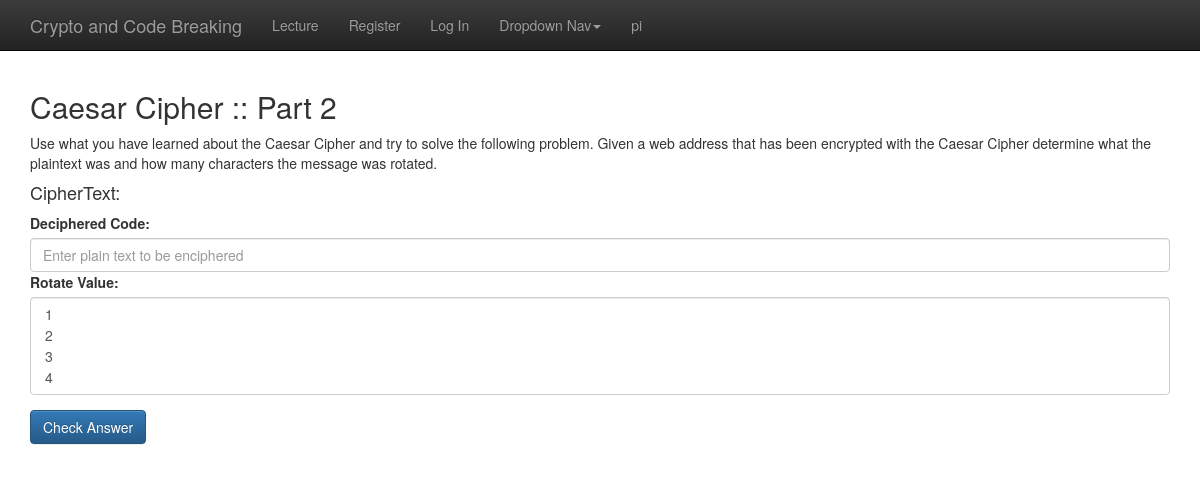
Page /caesar_ii/ (signed in) on the committed database.
### bs_theme/models.py (models this page shows, shortened)
class Challenge(models.Model):
	title = models.CharField(max_length=120)
	content = models.TextField()
	points_value = models.PositiveSmallIntegerField()
	updated = models.DateTimeField(auto_now=True, auto_now_add=False)
	points_limited = models.BooleanField(default=True)
	timestamp = models.DateTimeField(auto_now=False, auto_now_add=True)

### bs_theme/views.py (the view)
# urls.py: url(r'^caesar_ii/$', views.caesar_ii, name='caesar_ii'),
def caesar_ii(request):
    c = Challenges()
    challenge = Challenge.objects.filter(id=2)
    choices = []
    for x in range(1,27):
        choices.append(x)
    answer_pt = 'www.secretstash.com'
    if request.method == 'GET':
        data = request.GET
        user_pt = data.get('user_pt')
        user_rot = str(data.get('user_rot'))
        answer_rot = data.get('answer_rot')
        answered = data.get('answered')
        print answered
        print 'pre answer_rot: ' + str(answer_rot)
        if not answer_rot or answered:
            answer_rot = random.randint(1,26)
        print answer_rot
        answer_ct = c.get_caesar(answer_rot, answer_pt)
        context = {'challenge':challenge,
            'choices': choices,
            'answer_ct':answer_ct,
            'answer_rot': answer_rot}
        user_id = data.get('user_id')
        c = Challenges()
        correct = c.caesar_ii(user_pt, user_rot, answer_pt, answer_rot, user_id)
        if correct:
            context.update({'correct':correct})
    return render(request, 'bs_theme/caesar_ii.html', context)

### bs_theme/challenges.py (called while the page is built)
	def get_caesar(self, rotate, plaintext):
		if rotate and plaintext:
			return Caesar(int(rotate)).encipher(str(plaintext), True)
		else:
			return ''

	def caesar_ii(self, user_pt, user_rot, answer_pt, answer_rot, user_id):
		answer_correct = False
		if user_pt == answer_pt and user_rot == answer_rot:
			answer_correct = True
			points_value = 10
			previous_score = UserScore.objects.get(user_id_id=user_id)
			previous_score.score += points_value
			previous_score.save()
		return answer_correct

### bs_theme/templates/bs_theme/caesar_ii.html (shortened to what this page needs)
{% extends 'base.html' %}
{% block content %}
	<div class="container theme-showcase" role="main">
		{% for c in challenge %}
		<h2>{{ c.title }}</h2>
		<p> {{ c.content }}
		{% endfor %}
		<form action="{% url 'bs_theme:caesar_ii' %}" method="get">
              <div class="form-group">
              	<h4>CipherText: {{ answer_ct }}</h4>
			    <label for="plaintext">Deciphered Code: </label>
			    <input type="text" class="form-control" id="user_pt" aria-describedby="emailHelp" placeholder="Enter plain text to be enciphered" name="user_pt">
			      <div class="form-group">
				    <label for="rotate">Rotate Value: </label>
				    <select multiple class="form-control" id="user_rot" name="user_rot">
				    	{% for x in choices %}
				     	<option>{{ x }}</option>
				     	{% endfor %}
				    </select>
  				</div>
			    <button type="submit" class="btn btn-primary">Check Answer</button>
			  </div>
		</form>
	</div>
{% endblock %}

### bs_theme/templates/base.html (shortened to what this page needs)
{% load static %}
<!DOCTYPE html>
<html lang="en">
  <head>
    <link href="{% static 'css/bootstrap.min.css' %}" rel="stylesheet">
    <link href="{% static 'css/bootstrap-theme.min.css' %}" rel="stylesheet">
    <link href="{% static 'bs_theme/theme.css' %}" rel="stylesheet">
  </head>
  <body>
    <nav class="navbar navbar-inverse navbar-fixed-top">
      <div class="container">
        <div class="navbar-header">
          <a class="navbar-brand" href="{% url 'bs_theme:index' %}">Crypto and Code Breaking</a>
        </div>
        <div id="navbar" class="navbar-collapse collapse">
          <ul class="nav navbar-nav">
            <li><a href="{% url 'bs_theme:index' %}">Lecture</a></li>
            <li><a href="{% url 'bs_theme:register' %}">Register</a></li>
            <li><a href="{% url 'bs_theme:login' %}">Log In</a></li>
            <li class="dropdown">
              <a href="#" class="dropdown-toggle" data-toggle="dropdown" role="button" aria-haspopup="true" aria-expanded="false">Dropdown Nav<span class="caret"></span></a>
            </li>
            {% if user.is_authenticated %}
              <li><a class="right-side-button" href="#">{{ user.get_username }}</a></li>
            {% endif %}
          </ul>
        </div>
      </div>
    </nav>
    {% block content %}
    {% endblock %}
    </body>
</html>

### bs_theme/static/bs_theme/theme.css (style rules this page uses)
body { padding-top: 70px; padding-bottom: 30px; }

### rows in the picture
Challenge: title "Caesar Cipher :: Part 2", content "Use what you have learned about the Caesar Cipher and try to solve the following problem. Given a web address that has been encrypted with the Caesar Cipher determine what the plaintext was and how many characters the message was rotated."

### other values in the picture
{{ user.get_username }} "pi"
